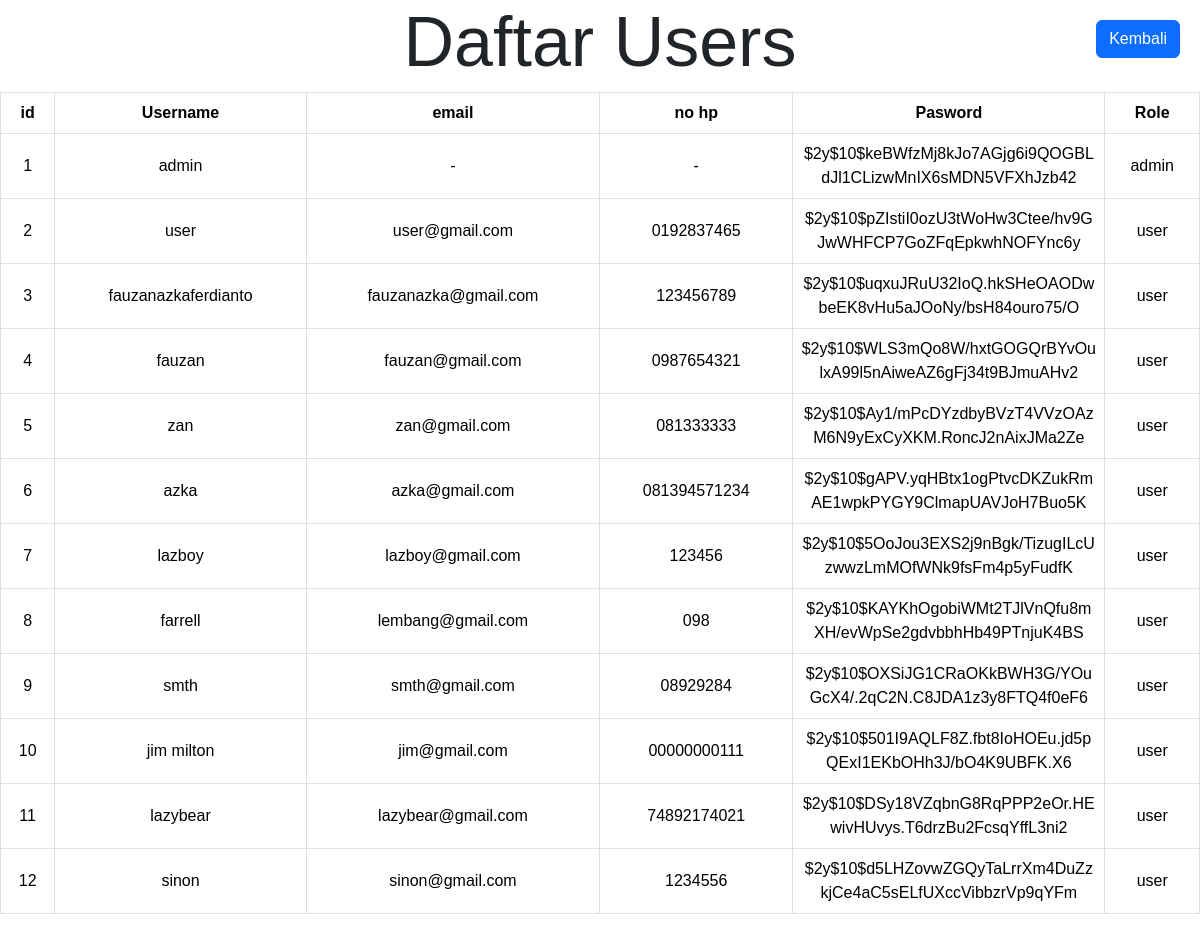
/users.php (signed in), run on the app's committed database.
### tables this page shows
CREATE TABLE `users` (
  `id` int NOT NULL,
  `username` varchar(20) NOT NULL,
  `email` varchar(50) NOT NULL,
  `no_hp` varchar(15) NOT NULL,
  `password` varchar(255) NOT NULL,
  `role` enum('user','admin') NOT NULL
);

### functions.php (called while the page is built, shortened)
<?php
$conn = mysqli_connect("localhost", "root", "", "ulinz");
function query($query) {
    global $conn;
    $result = mysqli_query($conn, $query);
    $rows = [];
    while( $row = mysqli_fetch_assoc($result) ) {
        $rows[] = $row;
    }
    return $rows;
}
?>

### users.php (the view, shortened to what this page needs)
<?php
require 'functions.php';
$users = query("SELECT * FROM users");
?>
<!DOCTYPE html>
<html lang="en">
<head>
    <link href="https://cdn.jsdelivr.net/npm/bootstrap@5.3.3/dist/css/bootstrap.min.css" rel="stylesheet"
>
    <link rel="stylesheet" href="css/tabel.css">
</head>
<body>
    <a href="admin.php" class="btn btn-primary back-to-index">Kembali</a>
    <h1>Daftar Users</h1>
    <table class="table table-bordered table-responsive">
        <tr>
            <th>id</th>
            <th>Username</th>
            <th>email</th>
            <th>no hp</th>
            <th>Pasword</th>
            <th>Role</th>
        </tr>
        <?php $i = 1; ?>
        <?php foreach( $users as $user) : ?>
        <tr>
            <td><?= $i; ?></td>
            <td><?= $user["username"]  ?></td>
            <td><?= $user["email"]  ?></td>
            <td><?= $user["no_hp"]  ?></td>
            <td><?= $user["password"]  ?></td>
            <td><?= $user["role"]  ?></td>
        </tr>
        <?php $i++; ?>
        <?php endforeach; ?>
    </table>
</body>
</html>

### css/tabel.css (style rules this page uses)
body { font-family: Arial, sans-serif; margin: 0; padding: 0; }
.back-to-index { position: fixed; top: 20px; right: 20px; z-index: 1000; }
table { width: 100%; border-collapse: collapse; }
th, td { text-align: center; padding: 8px; border: 1px solid #ddd; vertical-align: middle; word-wrap: break-word; max-width: 200px; }
th { background-color: #f2f2f2; }
td { word-wrap: break-word; white-space: normal; }
h1 { text-align: center; font-size: 70px; }

### data on the page
users: username "admin", email "-", no_hp "-", password "$2y$10$keBWfzMj8kJo7AGjg6i9QOGBLdJl1CLizwMnIX6sMDN5VFXhJzb42", role "admin"
users: username "user", email "user@gmail.com", no_hp "0192837465", password "$2y$10$pZIstiI0ozU3tWoHw3Ctee/hv9GJwWHFCP7GoZFqEpkwhNOFYnc6y", role "user"
users: username "fauzanazkaferdianto", email "fauzanazka@gmail.com", no_hp "123456789", password "$2y$10$uqxuJRuU32IoQ.hkSHeOAODwbeEK8vHu5aJOoNy/bsH84ouro75/O", role "user"
users: username "fauzan", email "fauzan@gmail.com", no_hp "0987654321", password "$2y$10$WLS3mQo8W/hxtGOGQrBYvOulxA99l5nAiweAZ6gFj34t9BJmuAHv2", role "user"
users: username "zan", email "zan@gmail.com", no_hp "081333333", password "$2y$10$Ay1/mPcDYzdbyBVzT4VVzOAzM6N9yExCyXKM.RoncJ2nAixJMa2Ze", role "user"
users: username "azka", email "azka@gmail.com", no_hp "081394571234", password "$2y$10$gAPV.yqHBtx1ogPtvcDKZukRmAE1wpkPYGY9ClmapUAVJoH7Buo5K", role "user"
users: username "lazboy", email "lazboy@gmail.com", no_hp "123456", password "$2y$10$5OoJou3EXS2j9nBgk/TizugILcUzwwzLmMOfWNk9fsFm4p5yFudfK", role "user"
users: username "farrell", email "lembang@gmail.com", no_hp "098", password "$2y$10$KAYKhOgobiWMt2TJlVnQfu8mXH/evWpSe2gdvbbhHb49PTnjuK4BS", role "user"
users: username "smth", email "smth@gmail.com", no_hp "08929284", password "$2y$10$OXSiJG1CRaOKkBWH3G/YOuGcX4/.2qC2N.C8JDA1z3y8FTQ4f0eF6", role "user"
users: username "jim milton", email "jim@gmail.com", no_hp "00000000111", password "$2y$10$501I9AQLF8Z.fbt8IoHOEu.jd5pQExI1EKbOHh3J/bO4K9UBFK.X6", role "user"
users: username "lazybear", email "lazybear@gmail.com", no_hp "74892174021", password "$2y$10$DSy18VZqbnG8RqPPP2eOr.HEwivHUvys.T6drzBu2FcsqYffL3ni2", role "user"
users: username "sinon", email "sinon@gmail.com", no_hp "1234556", password "$2y$10$d5LHZovwZGQyTaLrrXm4DuZzkjCe4aC5sELfUXccVibbzrVp9qYFm", role "user"
